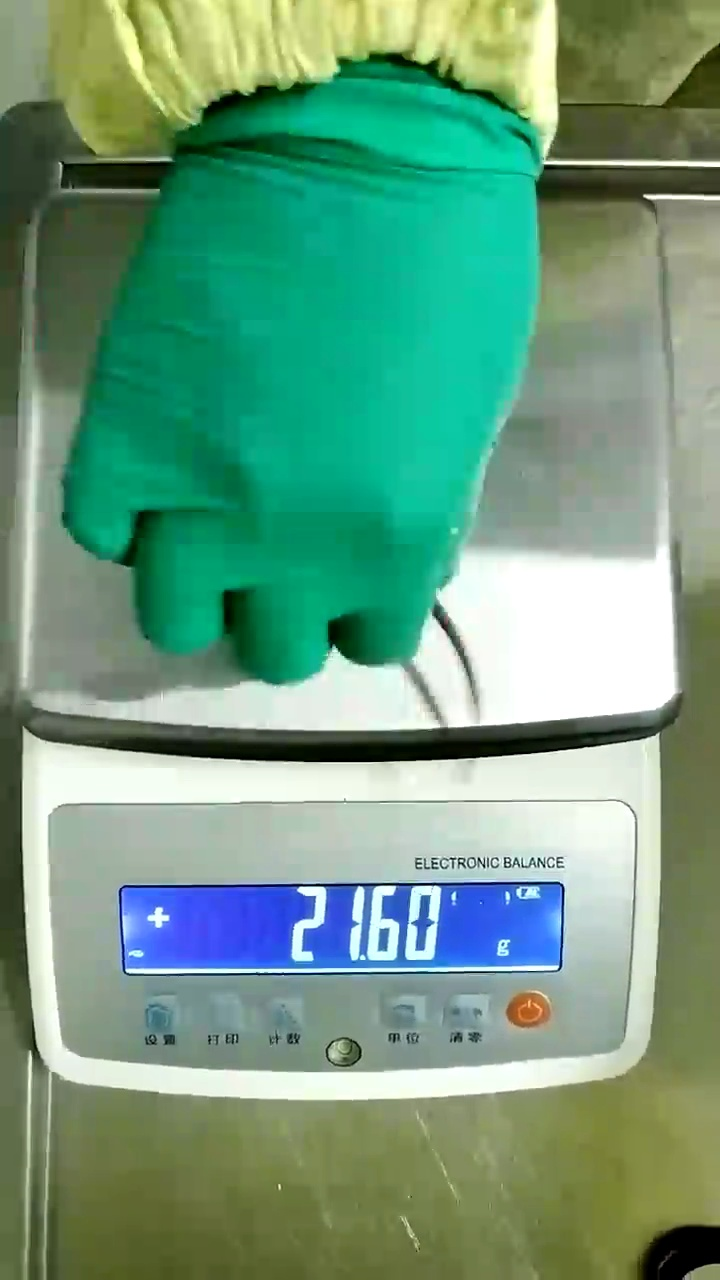
#> input picture tests/fixtures/lcd_ocr/0001/frames/m2_photo_21.60.jpg, 720 x 1280 px
$ python -i locator.py   (imports and definitions only)
#> lines starting #> are read from the running program, lines starting #| are printed output that depends on the picture; after the words box and inside, x2 and y2 are one past the last pixel; in counts of white or black regions, pixels touching at a corner belong together
#> further down, picture is the input picture: shape (1280, 720, 3); mean B, G, R 128.1, 155, 108.9
"""LCD screen localization: quad_hint → fixed ROI → HSV quad."""

from __future__ import annotations

from dataclasses import dataclass

import cv2
import numpy as np


@dataclass
class LocateResult:
    screen_quad: list[tuple[float, float]]
    confidence: float
    method: str  # quad_hint | fixed_roi | hsv_quad
    orientation: str  # upright | invalid


# [15 lines left out: function _order_quad, not called in this run]


def _quad_from_rect(x: float, y: float, w: float, h: float) -> list[tuple[float, float]]:
    return [
        (x, y),
        (x + w, y),
        (x + w, y + h),
        (x, y + h),
    ]


# [6 lines left out: function quad_to_bbox, not called in this run]


def _quad_area(quad: list[tuple[float, float]]) -> float:
    pts = np.asarray(quad, dtype=np.float32)
    return float(abs(cv2.contourArea(pts)))


def _quad_aspect(quad: list[tuple[float, float]]) -> float:
    (tl, tr, br, bl) = quad
    top = float(np.linalg.norm(np.array(tr) - np.array(tl)))
    bottom = float(np.linalg.norm(np.array(br) - np.array(bl)))
    left = float(np.linalg.norm(np.array(bl) - np.array(tl)))
    right = float(np.linalg.norm(np.array(br) - np.array(tr)))
    width = max(1e-3, 0.5 * (top + bottom))
    height = max(1e-3, 0.5 * (left + right))
    return width / height


def _adapt_hsv_range(
    image: np.ndarray,
    hsv_low: tuple[int, int, int],
    hsv_high: tuple[int, int, int],
) -> tuple[tuple[int, int, int], tuple[int, int, int]]:
    """Widen HSV V/S bounds based on the image's blue-pixel statistics.

    The LCD blue background can shift in saturation/brightness under different
    lighting. If the fixed range finds too few blue pixels, relax V and S
    bounds toward the median of pixels in the blue hue band.
    """
#> called with hsv_low = (90, 40, 80), hsv_high = (130, 255, 255)
    if image.size == 0:
        return hsv_low, hsv_high
    hsv = cv2.cvtColor(image, cv2.COLOR_BGR2HSV)
    h, s, v = hsv[:, :, 0], hsv[:, :, 1], hsv[:, :, 2]
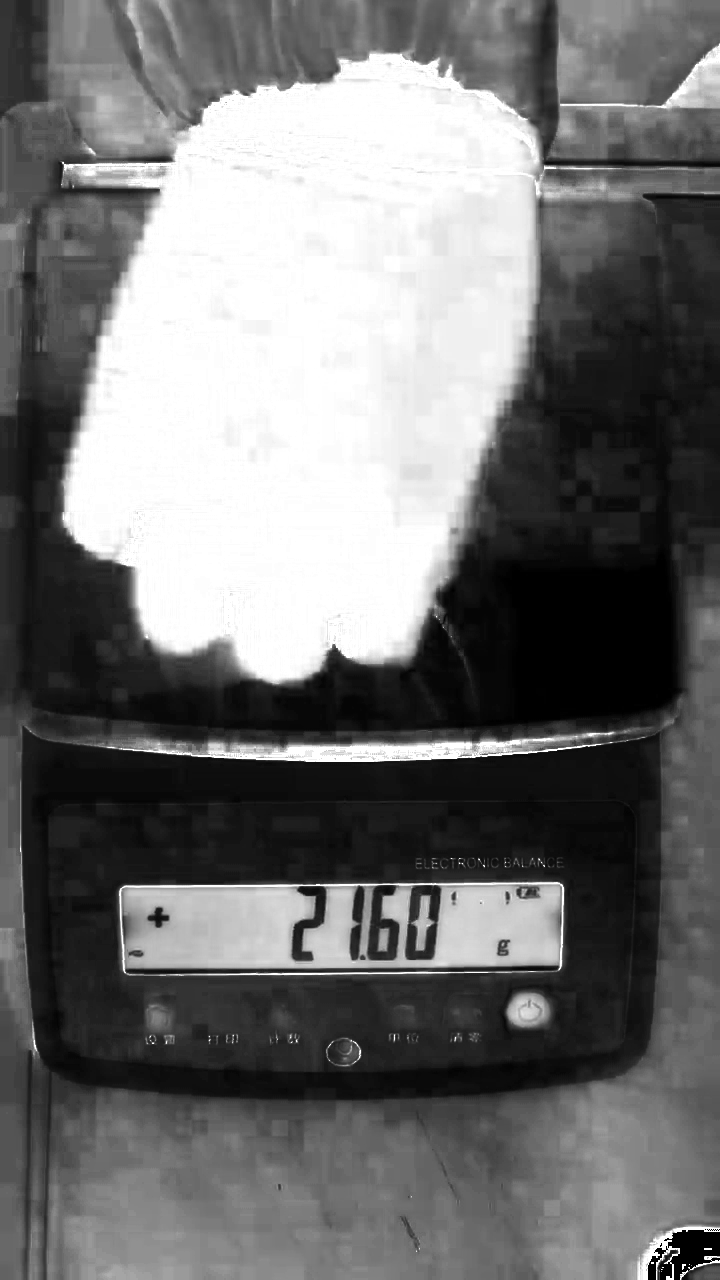
#> s: shape (1280, 720); min 0, max 255, mean 112.8
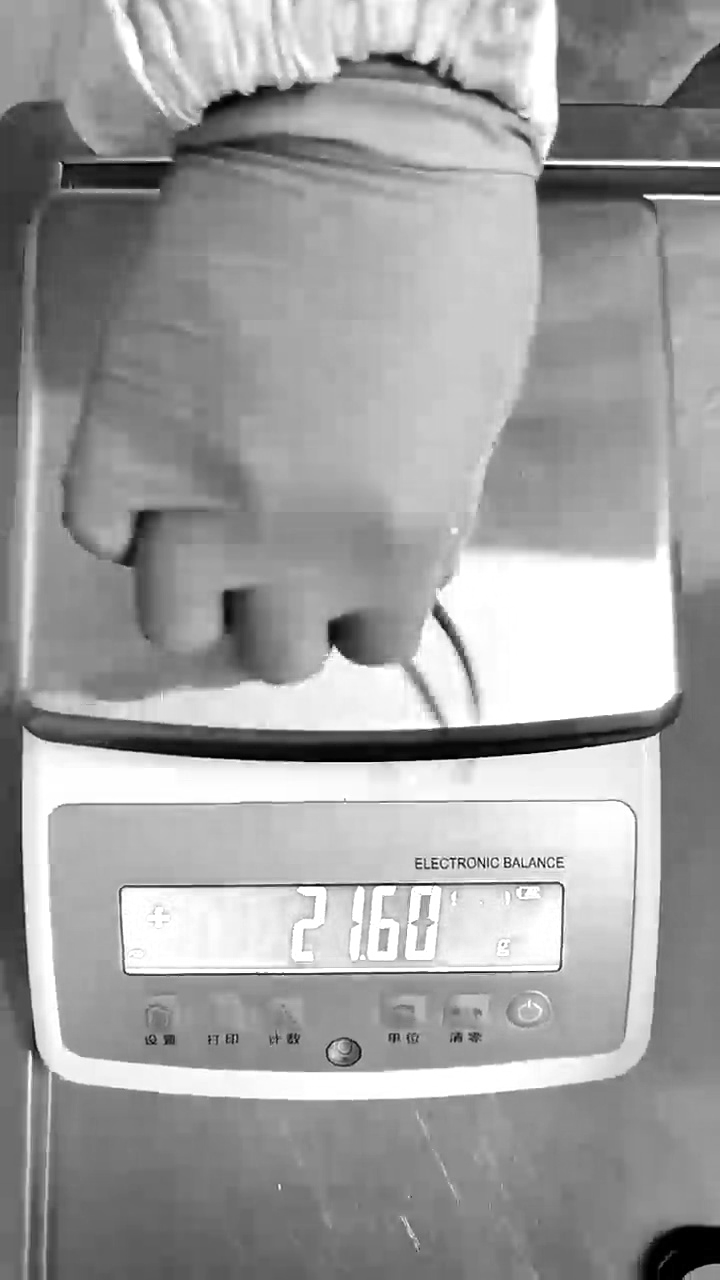
#> v: shape (1280, 720); min 0, max 255, mean 159.6
    # Pixels in the configured hue band (blue ~90-130).
    hue_mask = (h >= hsv_low[0]) & (h <= hsv_high[0])
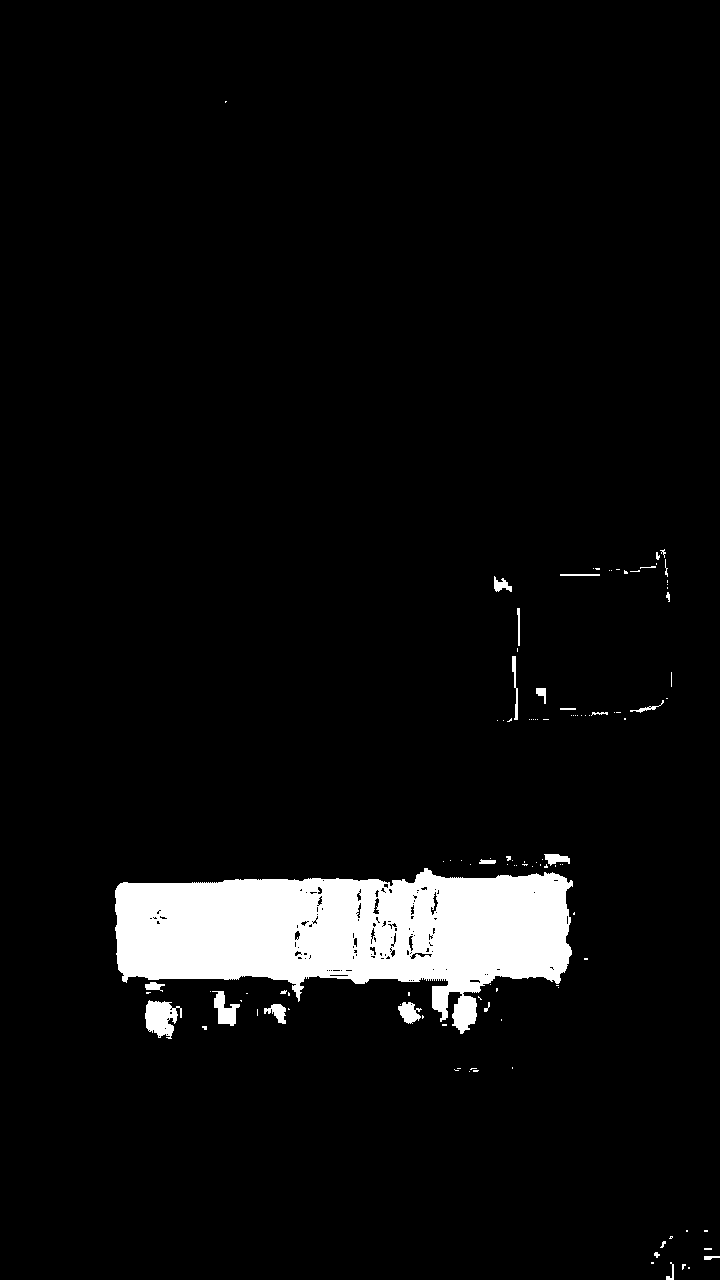
#> hue_mask: shape (1280, 720) bool; 5.4% white; 114 white regions (88 under 20 px), largest, box (x1, y1, x2, y2) and area: (115, 868, 573, 1034) 45950, (145, 1000, 182, 1039) 923, (212, 991, 240, 1026) 496
    n_blue = int(np.count_nonzero(hue_mask))
#> n_blue = 49722
    if n_blue < 200:
        # Too few blue pixels: relax S/V downward to catch dim/desaturated LCD.
        med_s = float(np.median(s)) if s.size else 40.0
        med_v = float(np.median(v)) if v.size else 80.0
        new_s_low = max(15, int(min(hsv_low[1], med_s * 0.6)))
        new_v_low = max(30, int(min(hsv_low[2], med_v * 0.6)))
        return (hsv_low[0], new_s_low, new_v_low), hsv_high
    # Enough blue pixels: use their median S/V to tighten or relax bounds.
    s_blue = s[hue_mask]
    v_blue = v[hue_mask]
    med_s = float(np.median(s_blue))
#> med_s = 181
    med_v = float(np.median(v_blue))
#> med_v = 233
    # Relax lower bounds if the median is below the configured floor.
    new_s_low = min(hsv_low[1], max(15, int(med_s * 0.5)))
#> new_s_low = 40
    new_v_low = min(hsv_low[2], max(30, int(med_v * 0.5)))
#> new_v_low = 80
    return (hsv_low[0], new_s_low, new_v_low), hsv_high

def _blue_coverage(
    image: np.ndarray,
    quad: list[tuple[float, float]],
    *,
    hsv_low: tuple[int, int, int],
    hsv_high: tuple[int, int, int],
) -> float:
    h, w = image.shape[:2]
    mask = np.zeros((h, w), dtype=np.uint8)
    pts = np.asarray(quad, dtype=np.int32).reshape(-1, 1, 2)
    cv2.fillConvexPoly(mask, pts, 255)
    hsv = cv2.cvtColor(image, cv2.COLOR_BGR2HSV)
    adapted_low, adapted_high = _adapt_hsv_range(image, hsv_low, hsv_high)
    blue = cv2.inRange(hsv, np.array(adapted_low), np.array(adapted_high))
    inside = cv2.bitwise_and(blue, blue, mask=mask)
    area = float(np.count_nonzero(mask))
    if area < 1:
        return 0.0
    return float(np.count_nonzero(inside)) / area


# [56 lines left out: functions validate_hint, locate_fixed_roi, not called in this run]


def locate_hsv_quad(
    image: np.ndarray,
    *,
    hsv_low: tuple[int, int, int] = (90, 40, 80),
    hsv_high: tuple[int, int, int] = (130, 255, 255),
    min_area: int = 8_000,
    min_width: int = 150,
    min_height: int = 40,
    prefer_axis_bbox: bool = True,
) -> LocateResult | None:
    hsv = cv2.cvtColor(image, cv2.COLOR_BGR2HSV)
    adapted_low, adapted_high = _adapt_hsv_range(image, hsv_low, hsv_high)
#> adapted_low = (90, 40, 80); adapted_high = (130, 255, 255)
    mask = cv2.inRange(hsv, np.array(adapted_low), np.array(adapted_high))
#> mask: shape (1280, 720); 4.5% white; 45 white regions (33 under 20 px), largest, box (x1, y1, x2, y2) and area: (116, 876, 569, 1002) 38538, (145, 1000, 182, 1038) 907, (452, 996, 477, 1030) 623
    mask = cv2.morphologyEx(mask, cv2.MORPH_CLOSE, np.ones((7, 7), np.uint8))
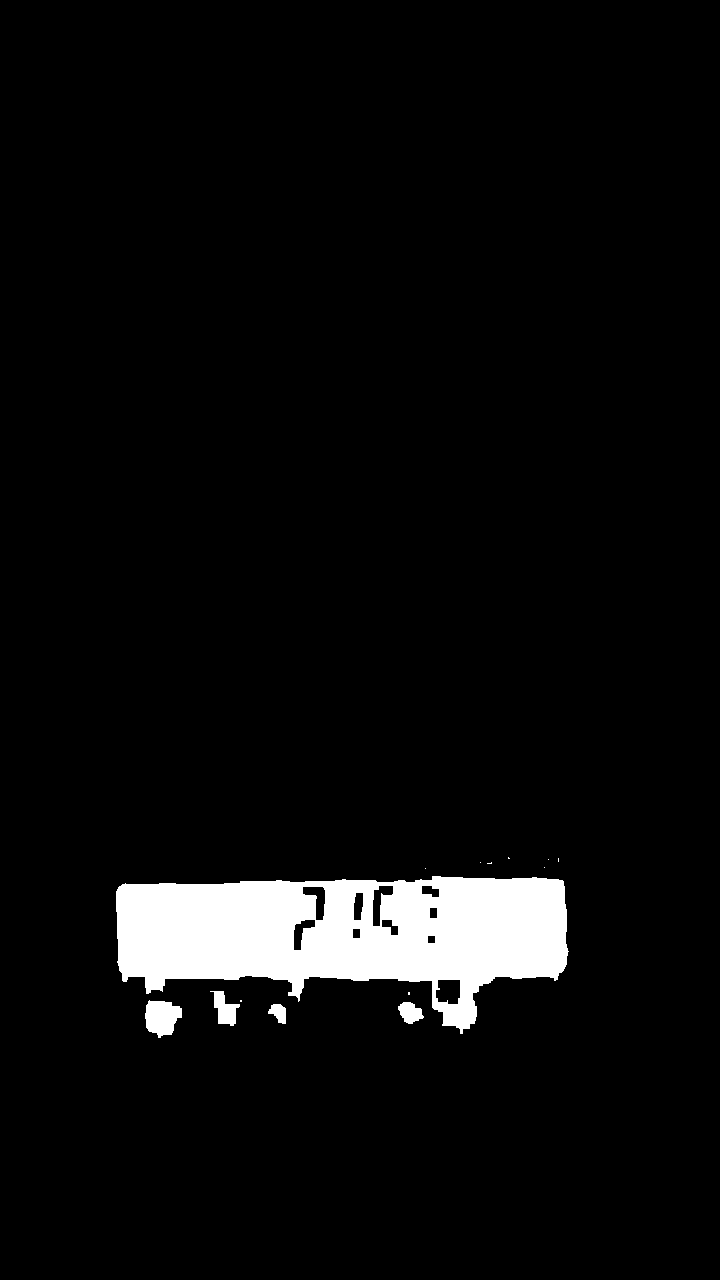
#> mask: shape (1280, 720); 5% white; 14 white regions (9 under 20 px), largest, box (x1, y1, x2, y2) and area: (116, 876, 569, 1034) 44245, (145, 1000, 182, 1038) 1010, (210, 991, 240, 1026) 542, (398, 1002, 424, 1024) 379, (268, 1004, 286, 1024) 237
    mask = cv2.morphologyEx(mask, cv2.MORPH_OPEN, np.ones((5, 5), np.uint8))
#> mask: shape (1280, 720); 5% white; 5 white regions
    contours, _ = cv2.findContours(mask, cv2.RETR_EXTERNAL, cv2.CHAIN_APPROX_SIMPLE)
#> contours = 5 contours; box (x1, y1, x2, y2) and area: (116, 876, 568, 1029) 44529, (145, 1001, 182, 1036) 942, (214, 991, 236, 1024) 462, (399, 1002, 422, 1024) 333, (269, 1004, 286, 1023) 200
    if not contours:
        return None

    best: LocateResult | None = None
    best_score = -1.0
    img_area = float(image.shape[0] * image.shape[1])
    for contour in contours:
        area = float(cv2.contourArea(contour))
        if area < min_area:
            continue

        # Default Stage B: axis-aligned bbox. approxPolyDP corners are often
        # unstable (e.g. BR drifts into the button row) and poison digit crops.
        if prefer_axis_bbox:
            x, y, bw, bh = cv2.boundingRect(contour)
            if bw < min_width or bh < min_height:
                continue
            quad = _quad_from_rect(float(x), float(y), float(bw), float(bh))
            method = "hsv_bbox"
        else:
            peri = cv2.arcLength(contour, True)
            approx = cv2.approxPolyDP(contour, 0.04 * peri, True)
            if len(approx) == 4:
                quad = _order_quad(approx.reshape(4, 2))
            else:
                rect = cv2.minAreaRect(contour)
                box = cv2.boxPoints(rect)
                quad = _order_quad(box)
            method = "hsv_quad"

        xs = [p[0] for p in quad]
        ys = [p[1] for p in quad]
        bw = max(xs) - min(xs)
        bh = max(ys) - min(ys)
        if bw < min_width or bh < min_height:
            continue
        aspect = _quad_aspect(quad)
        if aspect < 2.0 or aspect > 8.0:
            continue
        coverage = _blue_coverage(image, quad, hsv_low=hsv_low, hsv_high=hsv_high)
        extent = area / max(1.0, img_area)
        score = coverage * 2.0 + min(1.0, extent * 20.0) + min(1.0, aspect / 4.0)
        if score > best_score:
            best_score = score
            conf = float(np.clip(0.50 + 0.50 * coverage, 0.0, 0.99))
            best = LocateResult(
                screen_quad=quad,
                confidence=conf,
                method=method,
                orientation="upright",
            )
#> this loop made 5 passes
#> (x, y, method, xs, ys) on pass 5: (116, 876, 'hsv_bbox', [116, 568, 568, 116], [876, 876, 1029, 1029])
#> after the loop, best_score = 2.9; conf = 0.798
    return best


# [78 lines left out: functions _quad_center, _quad_wh, _hint_diverges_from_hsv, locate_screen, not called in this run]

>>> import cv2
>>> picture = cv2.imread('../../tests/fixtures/lcd_ocr/0001/frames/m2_photo_21.60.jpg')
>>> result = locate_hsv_quad(picture)

$ run again, on tests/fixtures/lcd_ocr/0001/frames/m4_t32300.jpg
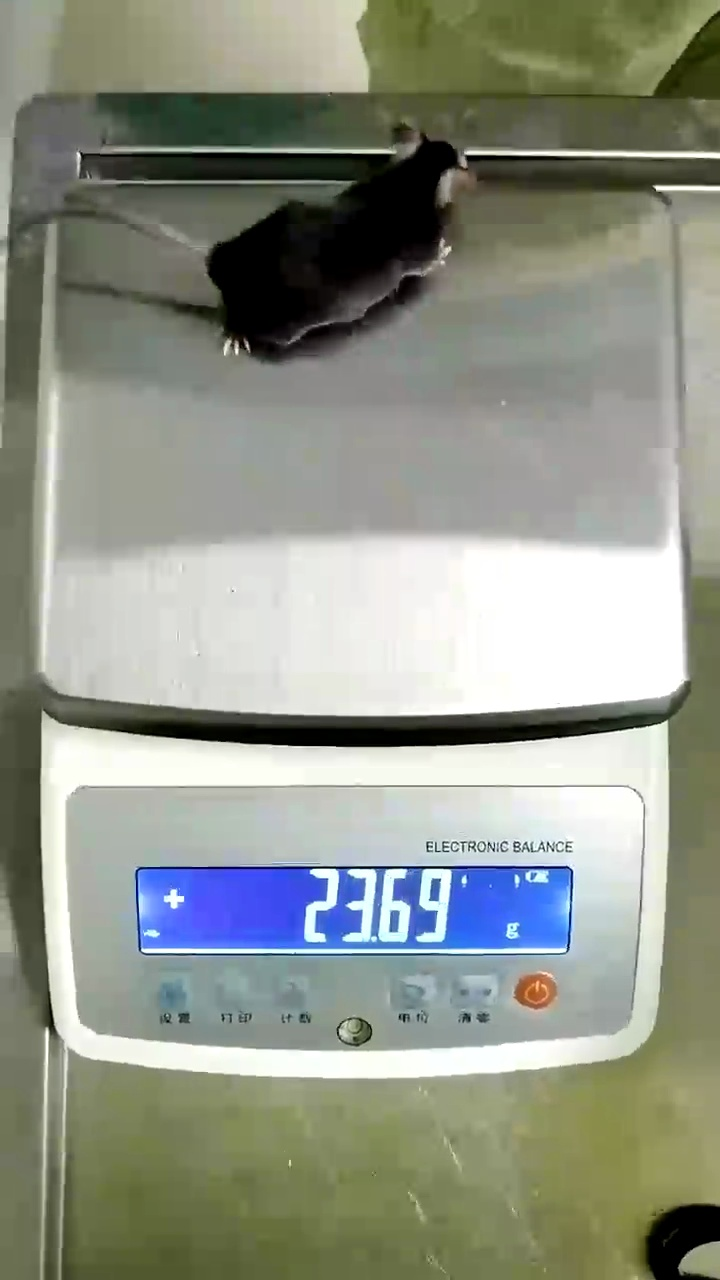
#> input picture tests/fixtures/lcd_ocr/0001/frames/m4_t32300.jpg, 720 x 1280 px
#> picture is the input picture: shape (1280, 720, 3); mean B, G, R 136.1, 148.2, 143.4
#> hsv: shape (1280, 720, 3); mean H, S, V 41.4, 46.9, 152.8
#> in _adapt_hsv_range, `hue_mask = (h >= hsv_low[0]) & (h <= hsv_high[0])`:
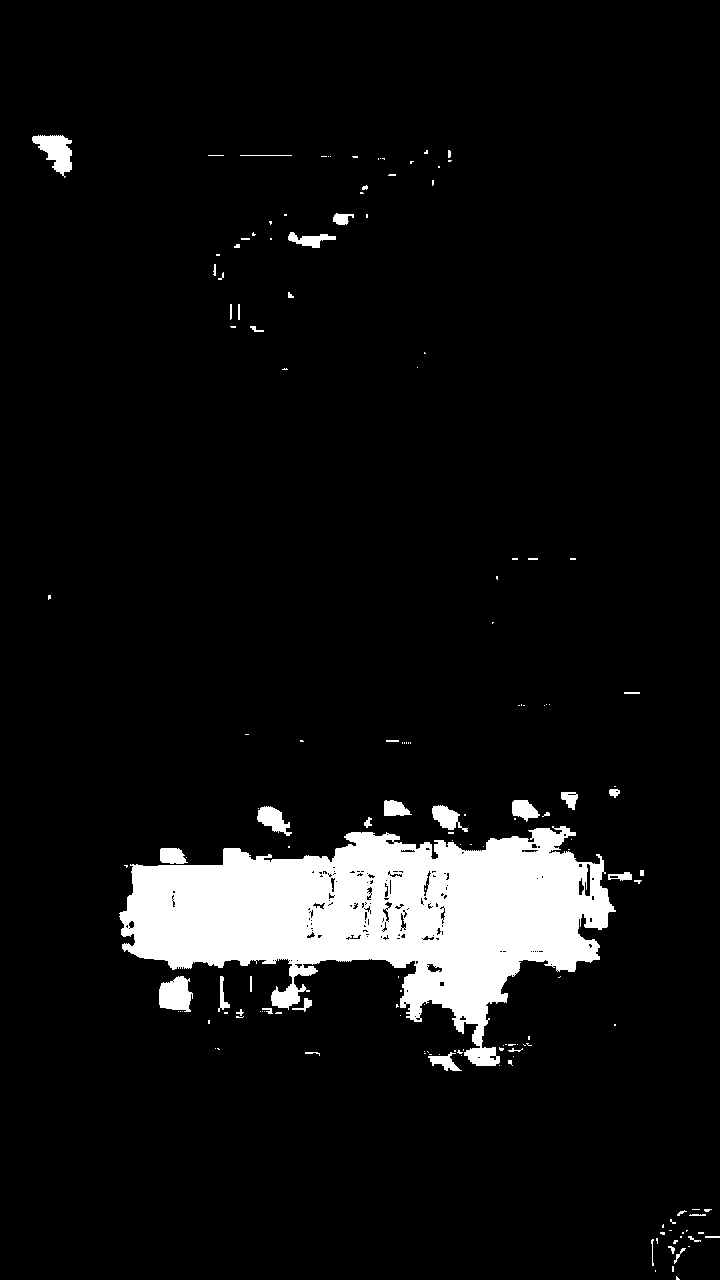
#> hue_mask: shape (1280, 720) bool; 7.1% white; 159 white regions (116 under 20 px), largest, box (x1, y1, x2, y2) and area: (119, 826, 616, 1066) 58749, (32, 135, 72, 178) 937, (159, 976, 193, 1012) 909
#> n_blue = 65685
#> med_s = 76
#> med_v = 224
#> new_s_low = 38
#> new_v_low = 80
#> in locate_hsv_quad, `adapted_low, adapted_high = _adapt_hsv_range(image, hsv_low, hsv_high)`: adapted_low = (90, 38, 80); adapted_high = (130, 255, 255)
#> in locate_hsv_quad, `mask = cv2.morphologyEx(mask, cv2.MORPH_OPEN, np.ones((5, 5), np.uint8))`:
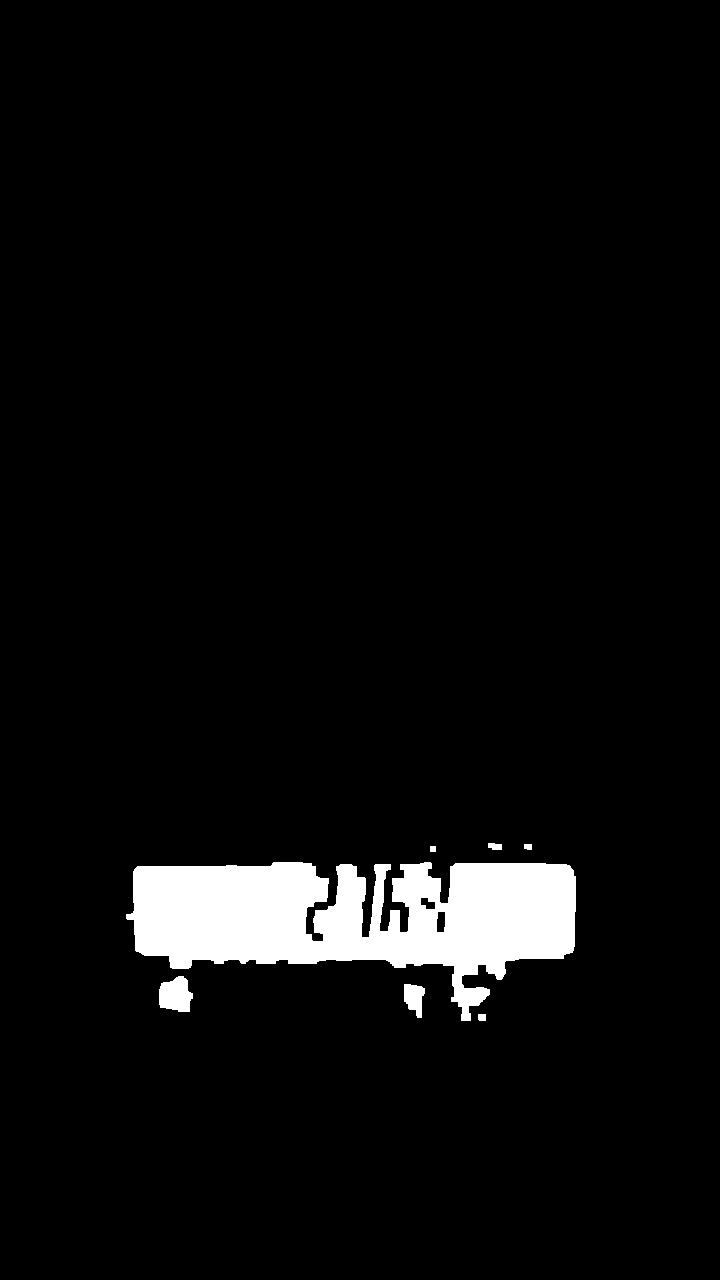
#> mask: shape (1280, 720); 4.6% white; 7 white regions
#> contours = 7 contours; box (x1, y1, x2, y2) and area: (126, 862, 576, 1021) 40353, (159, 976, 193, 1012) 870, (404, 984, 425, 1018) 444, (488, 843, 502, 850) 64, (478, 1014, 486, 1021) 42, (524, 844, 532, 850) 32, (430, 846, 436, 852) 25
#> the loop in locate_hsv_quad, `for contour in contours:` made 7 passes
#> (x, y, method, xs, ys) on pass 4: (126, 862, 'hsv_bbox', [126, 576, 576, 126], [862, 862, 1021, 1021])
#> after the loop in locate_hsv_quad, `for contour in contours:`: best_score = 2.67; conf = 0.772
